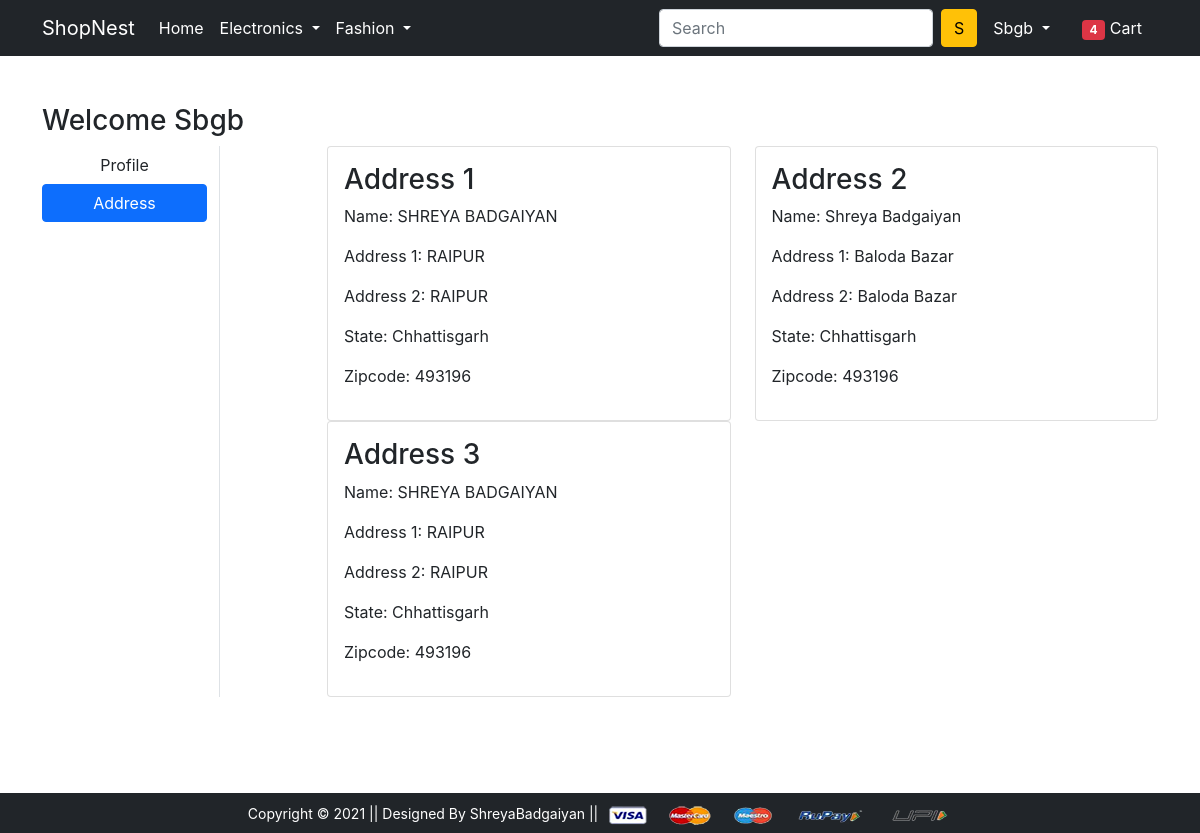
The app's page /address/ (signed in) with its own data.
### app/models.py (models this page shows, shortened)
class Customer(models.Model):
    user=models.ForeignKey(User,on_delete=models.CASCADE)
    name=models.CharField(max_length=200)
    locality=models.CharField(max_length=200)
    city=models.CharField(max_length=50)
    zipcode=models.IntegerField()
    state=models.CharField(choices=STATE_CHOICES,max_length=50)

### app/views.py (the view)
# urls.py: path('address/', views.address, name='address'),
@login_required
def address(request):
  add=Customer.objects.filter(user=request.user)
  return render(request, 'app/address.html',{'add':add,'active':'btn-primary'})

### app/templates/app/address.html (shortened to what this page needs)
{% extends 'app/base.html' %}
{% load static %}
{% block main-content %}
<div class="container my-5">
 <div class="row">
 <h3>Welcome {{request.user.username.title}}</h3>
  <div class="col-sm-2 border-end">
   <ul class="list-unstyled">
    <li class="d-grid"><a href="{% url 'profile' %}" class="btn ">Profile</a></li>
    <li class="d-grid"><a href="{% url 'address' %}" class="btn {{active}}">Address</a></li>
   </ul>
  </div>
  <div class="col-sm-9 offset-sm-1">
   <div class="row">
    {% for ad in add %}
    <div class="col-sm-6">
     <div class="card">
      <div class="card-body">
       <h3>Address {{forloop.counter}}</h3>
       <p>Name: {{ad.name}}</p>
       <p>Address 1: {{ad.locality}}</p>
       <p>Address 2: {{ad.city}}</p>
       <p>State: {{ad.state}}</p>
       <p>Zipcode: {{ad.zipcode}}</p>
      </div>
     </div>
    </div>
     {% endfor %}
   </div>
  </div>
 </div>
</div>
{% endblock main-content %}

### app/templates/app/base.html (shortened to what this page needs)
<!doctype html>
{% load static %}
<html lang="en">
  <head>
    <link href="https://cdn.jsdelivr.net/npm/bootstrap@5.0.0-beta1/dist/css/bootstrap.min.css" rel="stylesheet">
    <link rel="stylesheet" href="{% static 'app/css/owl.carousel.min.css' %}">
    <link rel="stylesheet" href="{% static 'app/css/all.min.css' %}">
    <link rel="stylesheet" href="{% static 'app/css/style.css' %}">
  </head>
  <body>
    <nav class="navbar navbar-expand-lg navbar-dark bg-dark">
     <div class="container">
       <a class="navbar-brand" href="/">ShopNest</a>
       <div class="collapse navbar-collapse" id="navbarSupportedContent">
         <ul class="navbar-nav me-auto mb-2 mb-lg-0">
           <li class="nav-item">
             <a class="nav-link active" aria-current="page" href="/">Home</a>
           </li>
           <li class="nav-item dropdown">
             <a class="nav-link dropdown-toggle text-white" href="#" id="electronicsDropdown" role="button" data-bs-toggle="dropdown" aria-expanded="false">
               Electronics
             </a>
           </li>
           <li class="nav-item dropdown">
             <a class="nav-link dropdown-toggle text-white" href="#" id="fashionDropdown" role="button" data-bs-toggle="dropdown" aria-expanded="false">
               Fashion
             </a>
           </li>
         </ul>
         <form class="d-flex">
           <input class="form-control me-2" type="search" placeholder="Search" aria-label="Search">
           <button class="btn btn-warning" type="submit">S</button>
         </form>
         <div>
          <ul class="navbar-nav me-auto mb-2 mb-lg-0">
            {% if request.user.is_authenticated %}
           <li class="nav-item dropdown mx-2">
              <a class="nav-link dropdown-toggle text-white" href="#" id="profileDropdown" role="button" data-bs-toggle="dropdown" aria-expanded="false">
               {{request.user.username.title}}
              </a>
            </li>
            <li class="nav-item mx-2">
             <a href="{% url 'showcart' %}" class="nav-link text-white"><span class="badge bg-danger">4</span> Cart </a>
            </li>
          {% endif %}
         </div>
       </div>
     </div>
    </nav>
    <main>
    {% block main-content %}{% endblock main-content %}
  </main>
    <footer class="container-fluid bg-dark text-center p-2 mt-5">
        <small class="text-white">Copyright &copy; 2021 || Designed By ShreyaBadgaiyan || </small>
        <img src="{% static 'app/images/payment.png' %}" alt="" srcset="" class="img-fluid" height="2px">
    </footer>
  </body>
</html>

### app/static/app/css/style.css (style rules this page uses)
body { display: flex; flex-direction: column; font-family: Inter,sanserif; }
html, body { height: 100%; margin: 0; padding: 0; }
main { flex: 1; }

### records on screen
Customer: name "SHREYA BADGAIYAN", locality "RAIPUR", city "RAIPUR", state "Chhattisgarh", zipcode "493196"
Customer: name "Shreya Badgaiyan", locality "Baloda Bazar", city "Baloda Bazar", state "Chhattisgarh", zipcode "493196"
Customer: name "SHREYA BADGAIYAN", locality "RAIPUR", city "RAIPUR", state "Chhattisgarh", zipcode "493196"

### other values on screen
{{ request.user.username.title }} "Sbgb"
